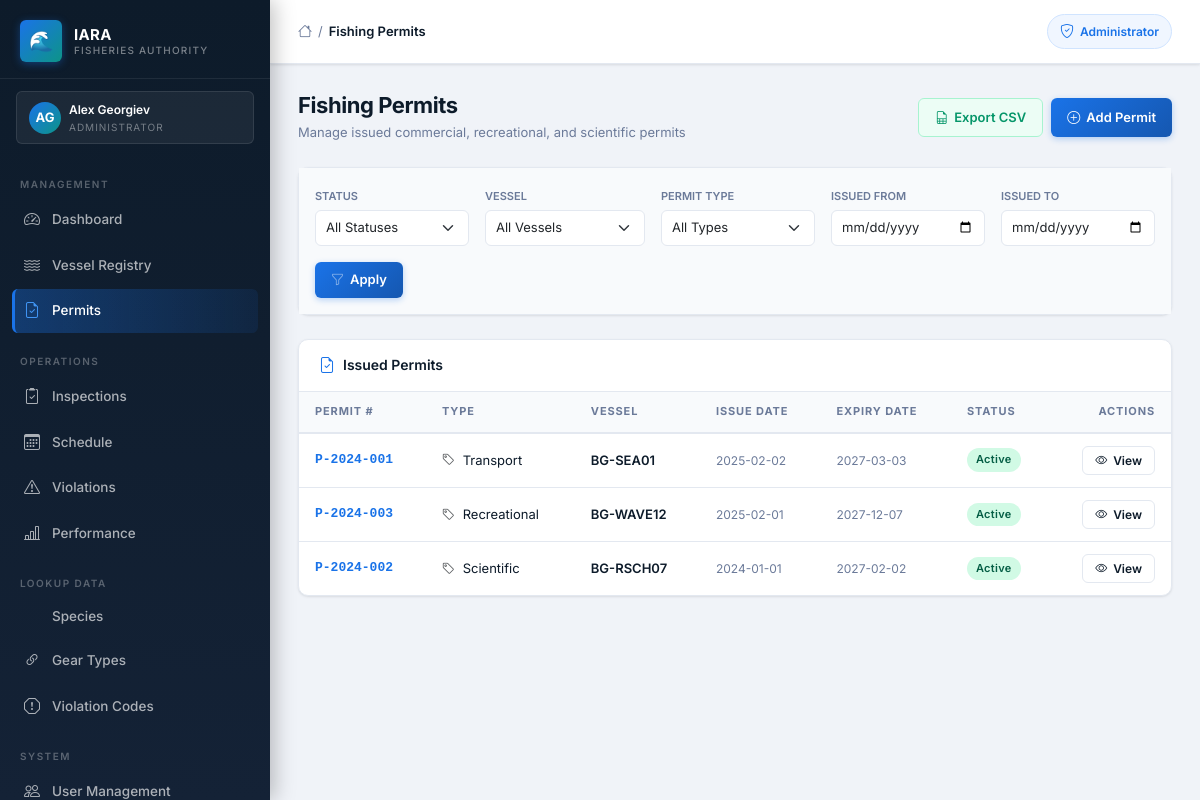
Screenshot of /admin/permits (signed in) with the database file from the repository.
### iara_app/models.py (models this page shows, shortened)
class User(UserMixin, db.Model):
    __tablename__ = "users"
    id = db.Column(db.Integer, primary_key=True)
    first_name = db.Column(db.String(50), nullable=False)
    last_name = db.Column(db.String(50), nullable=False)
    email = db.Column(db.String(120), unique=True, nullable=False)
    phone = db.Column(db.String(20), nullable=False)
    role = db.Column(db.String(50), nullable=False)
    password_hash = db.Column(db.String(128), nullable=False)
    vessel_registration = db.Column(db.String(50))
    fishing_permit_number = db.Column(db.String(50))
    inspector_id = db.Column(db.Integer, db.ForeignKey("users.id"), nullable=True)
    id_number = db.Column(db.String(50))
    age_category = db.Column(db.String(20))
    created_at = db.Column(db.DateTime, default=datetime.utcnow)
    is_active = db.Column(db.Boolean, default=True)
    reset_token       = db.Column(db.String(100), nullable=True)
    reset_token_expiry = db.Column(db.DateTime, nullable=True)
    failed_logins   = db.Column(db.Integer, default=0)
    locked_until    = db.Column(db.DateTime, nullable=True)
    inspections = db.relationship("Inspection", foreign_keys="Inspection.inspector_id", backref="inspector", lazy=True)
    scheduled_inspections = db.relationship("ScheduledInspection", foreign_keys="ScheduledInspection.inspector_id", backref="assigned_inspector", lazy=True)
    created_scheduled_inspections = db.relationship("ScheduledInspection", foreign_keys="ScheduledInspection.created_by_id", backref="created_by_user", lazy=True)
    audit_logs = db.relationship("AuditLog", foreign_keys="AuditLog.user_id", backref="user", lazy=True)

class Permit(db.Model):
    __tablename__ = "permit"
    id = db.Column(db.Integer, primary_key=True)
    vessel_id = db.Column(db.Integer, db.ForeignKey("vessel.id"), nullable=False)
    permit_number = db.Column(db.String(50), nullable=False, unique=True)
    permit_type = db.Column(db.String(50), nullable=False)
    issue_date = db.Column(db.Date, nullable=False)
    expiry_date = db.Column(db.Date, nullable=False)
    status = db.Column(
        db.String(20),
        nullable=False,
        default=PermitStatus.ACTIVE.value
    )

class Vessel(db.Model):
    __tablename__ = "vessel"
    id = db.Column(db.Integer, primary_key=True)
    international_number = db.Column(db.String(50), nullable=False, unique=True)
    call_sign            = db.Column(db.String(50), nullable=False)
    marking              = db.Column(db.String(50), nullable=False)
    name_bg = db.Column(db.String(150))
    name_en = db.Column(db.String(150))
    port_registration = db.Column(db.String(100))
    registration_date = db.Column(db.Date)
    status = db.Column(db.String(20), nullable=False, default=VesselStatus.ACTIVE.value)
    length        = db.Column(db.Float, nullable=False)
    width         = db.Column(db.Float, nullable=False)
    gross_tonnage = db.Column(db.Float)
    engine_power  = db.Column(db.Integer, nullable=False)
    owner_name   = db.Column(db.String(100), nullable=False)
    owner_egn    = db.Column(db.String(20))
    captain_name = db.Column(db.String(100), nullable=False)
    created_at = db.Column(db.DateTime, default=datetime.utcnow)
    permits              = db.relationship("Permit", backref="vessel", lazy=True)
    inspections          = db.relationship("Inspection", backref="vessel", lazy=True)
    scheduled_inspections = db.relationship("ScheduledInspection", backref="vessel", lazy=True)
    documents            = db.relationship("VesselDocument", backref="vessel", lazy=True, cascade="all, delete-orphan")
    photos               = db.relationship("VesselPhoto", backref="vessel", lazy=True, cascade="all, delete-orphan")
    ownership_history    = db.relationship("VesselOwnershipHistory", backref="vessel", lazy=True, cascade="all, delete-orphan")

### iara_app/routes/admin.py (the view)
@bp.route("/permits")
@login_required
@admin_required
def permits():
    page       = request.args.get("page", 1, type=int)
    per_page   = 10
    query      = Permit.query
    status      = request.args.get("status")
    vessel_id   = request.args.get("vessel_id")
    permit_type = request.args.get("permit_type")
    date_from   = request.args.get("date_from")
    date_to     = request.args.get("date_to")
    if status and status != "all":
        query = query.filter_by(status=status)
    if vessel_id and vessel_id != "all":
        query = query.filter_by(vessel_id=int(vessel_id))
    if permit_type and permit_type != "all":
        query = query.filter_by(permit_type=permit_type)
    if date_from:
        query = query.filter(Permit.issue_date >= date_from)
    if date_to:
        query = query.filter(Permit.issue_date <= date_to)
    permits_page = query.order_by(Permit.issue_date.desc()).paginate(
        page=page, per_page=per_page, error_out=False
    )
    today   = date.today()
    changed = False
    for permit in permits_page.items:
        if permit.expiry_date < today and permit.status != "Expired":
            permit.status = "Expired"
            changed = True
    if changed:
        db.session.commit()
    return render_template(
        "permits/permits.html",
        permits=permits_page,
        vessels=Vessel.query.all(),
        title="Fishing Permits"
    )

### iara_app/templates/permits/permits.html (shortened to what this page needs)
{% extends "layout/base.html" %}
{% block content %}
<div class="page-header d-flex flex-wrap justify-content-between align-items-center mb-4">
    <div class="page-header-left">
        <h1 class="page-title">Fishing Permits</h1>
        <p class="page-subtitle">Manage issued commercial, recreational, and scientific permits</p>
    </div>
    <div class="d-flex gap-2">
        <a href="{{ url_for('admin.export_permits', **request.args.to_dict()) }}" class="btn-iara-secondary"
            style="color:#059669;border-color:#a7f3d0;background:#ecfdf5;">
            <i class="bi bi-file-earmark-spreadsheet"></i> Export CSV
        </a>
        <a href="{{ url_for('admin.add_permit') }}" class="btn-iara-primary">
            <i class="bi bi-plus-circle"></i> Add Permit
        </a>
    </div>
</div>
<div class="iara-card mb-4" style="overflow:visible;">
    <form method="GET" class="filter-bar p-3 d-flex flex-wrap gap-3 align-items-end" style="border-bottom:none;">
        <div style="flex:1;min-width:140px;">
            <label class="form-label"
                style="font-size:11px;font-weight:600;text-transform:uppercase;color:var(--text-secondary);margin-bottom:4px;">Status</label>
            <select name="status" class="form-select w-100" style="height:36px;font-size:13px;border-radius:6px;">
                <option value="all" {% if request.args.get('status')=='all' %}selected{% endif %}>All Statuses</option>
            </select>
        </div>
        <div style="flex:1;min-width:160px;">
            <label class="form-label"
                style="font-size:11px;font-weight:600;text-transform:uppercase;color:var(--text-secondary);margin-bottom:4px;">Vessel</label>
            <select name="vessel_id" class="form-select w-100" style="height:36px;font-size:13px;border-radius:6px;">
                <option value="all">All Vessels</option>
            </select>
        </div>
        <div style="flex:1;min-width:140px;">
            <label class="form-label"
                style="font-size:11px;font-weight:600;text-transform:uppercase;color:var(--text-secondary);margin-bottom:4px;">Permit
                Type</label>
            <select name="permit_type" class="form-select w-100" style="height:36px;font-size:13px;border-radius:6px;">
                <option value="all">All Types</option>
            </select>
        </div>
        <div style="flex:1;min-width:130px;">
            <label class="form-label"
                style="font-size:11px;font-weight:600;text-transform:uppercase;color:var(--text-secondary);margin-bottom:4px;">Issued
                From</label>
            <input type="date" name="date_from" class="form-control" value="{{ request.args.get('date_from', '') }}"
                style="height:36px;font-size:13px;border-radius:6px;">
        </div>
        <div style="flex:1;min-width:130px;">
            <label class="form-label"
                style="font-size:11px;font-weight:600;text-transform:uppercase;color:var(--text-secondary);margin-bottom:4px;">Issued
                To</label>
            <input type="date" name="date_to" class="form-control" value="{{ request.args.get('date_to', '') }}"
                style="height:36px;font-size:13px;border-radius:6px;">
        </div>
        <div>
            <button class="btn-iara-primary" style="height:36px;padding:0 16px;font-size:13px;"><i
                    class="bi bi-funnel text-white-50"></i> Apply</button>
        </div>
    </form>
</div>
<div class="iara-card">
    <div class="iara-card-header">
        <h2 class="iara-card-title"><i class="bi bi-file-earmark-check"></i> Issued Permits</h2>
    </div>
    <div class="iara-table-wrapper">
        <table class="iara-table">
            <thead>
                <tr>
                    <th>Permit #</th>
                    <th>Type</th>
                    <th>Vessel</th>
                    <th>Issue Date</th>
                    <th>Expiry Date</th>
                    <th>Status</th>
                    <th style="text-align:right;">Actions</th>
                </tr>
            </thead>
            <tbody>
                {% for permit in permits.items %}
                <tr>
                    <td style="font-weight:600;font-family:monospace;font-size:13px;color:var(--iara-blue);">{{
                        permit.permit_number }}</td>
                    <td>
                        <div style="font-size:13px;"><i class="bi bi-tag text-muted me-1"></i> {{ permit.permit_type }}
                        </div>
                    </td>
                    <td style="font-weight:600;font-size:13px;">{{ permit.vessel.call_sign }}</td>
                    <td style="font-size:12px;color:var(--text-secondary);">{{ permit.issue_date }}</td>
                    <td style="font-size:12px;color:var(--text-secondary);">{{ permit.expiry_date }}</td>
                    <td>
                        {% if permit.status == "Active" %}
                        <span class="iara-badge badge-status-active">Active</span>
                        {% elif permit.status == "Expired" %}
                        <span class="iara-badge badge-status-expired">Expired</span>
                        {% else %}
                        <span class="iara-badge badge-sev-medium">Suspended</span>
                        {% endif %}
                    </td>
                    <td style="text-align:right;">
                        <a href="{{ url_for('admin.permit_details', permit_id=permit.id) }}" class="btn-iara-secondary"
                            style="padding:4px 12px;font-size:12px;">
                            <i class="bi bi-eye"></i> View
                        </a>
                    </td>
                </tr>
                {% endfor %}
            </tbody>
        </table>
    </div>
</div>
{% endblock %}

### iara_app/templates/layout/base.html (shortened to what this page needs)
<!DOCTYPE html>
<html lang="en">
<head>
  <link href="https://cdn.jsdelivr.net/npm/bootstrap@5.3.2/dist/css/bootstrap.min.css" rel="stylesheet">
  <link rel="stylesheet" href="https://cdn.jsdelivr.net/npm/bootstrap-icons@1.11.3/font/bootstrap-icons.min.css">
  <link rel="stylesheet" href="{{ url_for('static', filename='css/iara_theme.css') }}">
</head>
<body>
  {% if current_user.is_authenticated %}
  <aside class="iara-sidebar">
    <a class="sidebar-brand" href="#">
      <div class="sidebar-brand-icon">🌊</div>
      <div class="sidebar-brand-text">
        <div class="sidebar-brand-name">IARA</div>
        <div class="sidebar-brand-sub">Fisheries Authority</div>
      </div>
    </a>
    <div class="sidebar-role-banner">
      <div class="sidebar-role-avatar">
        {{ current_user.first_name[0]|upper }}{{ current_user.last_name[0]|upper }}
      </div>
      <div>
        <div class="sidebar-role-name">{{ current_user.first_name }} {{ current_user.last_name }}</div>
        <div class="sidebar-role-label">
          {% if current_user.role == "administrator" %}Administrator
          {% elif current_user.role == "inspector" %}Inspector
          {% elif current_user.role == "fisherman" %}Fisherman
          {% else %}Amateur Fisher{% endif %}
        </div>
      </div>
    </div>
    <nav class="sidebar-nav">
      {% if current_user.role == "administrator" %}
      <div class="sidebar-section-label">Management</div>
      <a href="{{ url_for('admin.admin_dashboard') }}"
        class="sidebar-link {% if request.endpoint == 'admin.admin_dashboard' %}active{% endif %}">
        <i class="bi bi-speedometer2"></i> Dashboard
      </a>
      <a href="{{ url_for('admin.vessels') }}"
        class="sidebar-link {% if 'vessel' in request.endpoint %}active{% endif %}">
        <i class="bi bi-water"></i> Vessel Registry
      </a>
      <a href="{{ url_for('admin.permits') }}"
        class="sidebar-link {% if 'permit' in request.endpoint and request.endpoint != 'admin.add_permit' %}active{% elif request.endpoint in ['admin.permits','admin.permit_details','admin.add_permit','admin.edit_permit'] %}active{% endif %}">
        <i class="bi bi-file-earmark-check"></i> Permits
      </a>
      <div class="sidebar-section-label" style="margin-top:8px;">Operations</div>
      <a href="{{ url_for('admin.admin_inspections') }}"
        class="sidebar-link {% if 'inspection' in request.endpoint and 'schedule' not in request.endpoint %}active{% endif %}">
        <i class="bi bi-clipboard2-check"></i> Inspections
      </a>
      <a href="{{ url_for('admin.schedule_list') }}"
        class="sidebar-link {% if 'schedule' in request.endpoint %}active{% endif %}">
        <i class="bi bi-calendar3"></i> Schedule
      </a>
      <a href="{{ url_for('admin.admin_violations') }}"
        class="sidebar-link {% if 'violation' in request.endpoint %}active{% endif %}">
        <i class="bi bi-exclamation-triangle"></i> Violations
      </a>
      <a href="{{ url_for('admin.admin_inspector_performance') }}"
        class="sidebar-link {% if 'performance' in request.endpoint %}active{% endif %}">
        <i class="bi bi-bar-chart-line"></i> Performance
      </a>
      <div class="sidebar-section-label" style="margin-top:8px;">Lookup Data</div>
      <a href="{{ url_for('lookup.species_list') }}"
        class="sidebar-link {% if 'species' in request.endpoint %}active{% endif %}">
         Species
      </a>
      <a href="{{ url_for('lookup.gear_list') }}"
        class="sidebar-link {% if 'gear' in request.endpoint %}active{% endif %}">
        <i class="bi bi-link-45deg"></i> Gear Types
      </a>
      <a href="{{ url_for('lookup.violation_codes_list') }}"
        class="sidebar-link {% if 'violation_code' in request.endpoint %}active{% endif %}">
        <i class="bi bi-exclamation-octagon"></i> Violation Codes
      </a>
      <div class="sidebar-section-label" style="margin-top:8px;">System</div>
      <a href="{{ url_for('admin.admin_users') }}"
        class="sidebar-link {% if 'users' in request.endpoint %}active{% endif %}">
        <i class="bi bi-people"></i> User Management
      </a>
      {% endif %}
    </nav>
  </aside>
  {% endif %}
  <div class="iara-main" {% if not current_user.is_authenticated %}style="margin-left:0;" {% endif %}>
    <header class="iara-topbar">
      <div class="topbar-breadcrumb">
        <i class="bi bi-house" style="color:var(--text-secondary);font-size:14px;"></i>
        <span class="bc-sep">/</span>
        <span class="bc-current">{{ title if title else "Dashboard" }}</span>
      </div>
      <div class="topbar-actions">
        {% if current_user.is_authenticated %}
        {% if current_user.role == "administrator" %}
        <span class="topbar-badge">
          <i class="bi bi-shield-check"></i> Administrator
        </span>
        {% elif current_user.role == "inspector" %}
        <span class="topbar-badge" style="background:#eff6ff;border-color:#bfdbfe;color:#1d4ed8;">
          <i class="bi bi-clipboard2-check"></i> Inspector
        </span>
        {% elif current_user.role == "fisherman" %}
        <span class="topbar-badge" style="background:#f0fdf4;border-color:#bbf7d0;color:#15803d;">
          <i class="bi bi-water"></i> Fisherman
        </span>
        {% else %}
        <span class="topbar-badge" style="background:#fffbeb;border-color:#fde68a;color:#b45309;">
          <i class="bi bi-person"></i> Amateur
        </span>
        {% endif %}
        {% endif %}
      </div>
    </header>
    <main class="iara-content">
      {% block content %}{% endblock %}
    </main>
  </div>
</body>
</html>

### rows the page displays
User: first_name "A", last_name "G", first_name "Alex", last_name "Georgiev"
Permit: permit_number "P‑2024‑001", permit_type "Transport", vessel.call_sign "BG-SEA01", issue_date "2025-02-02", expiry_date "2027-03-03", status "Active"
Permit: permit_number "P‑2024‑003", permit_type "Recreational", vessel.call_sign "BG-WAVE12", issue_date "2025-02-01", expiry_date "2027-12-07", status "Active"
Permit: permit_number "P‑2024‑002", permit_type "Scientific", vessel.call_sign "BG-RSCH07", issue_date "2024-01-01", expiry_date "2027-02-02", status "Active"

### other values shown
{{ title if title else "Dashboard" }} "Fishing Permits"
